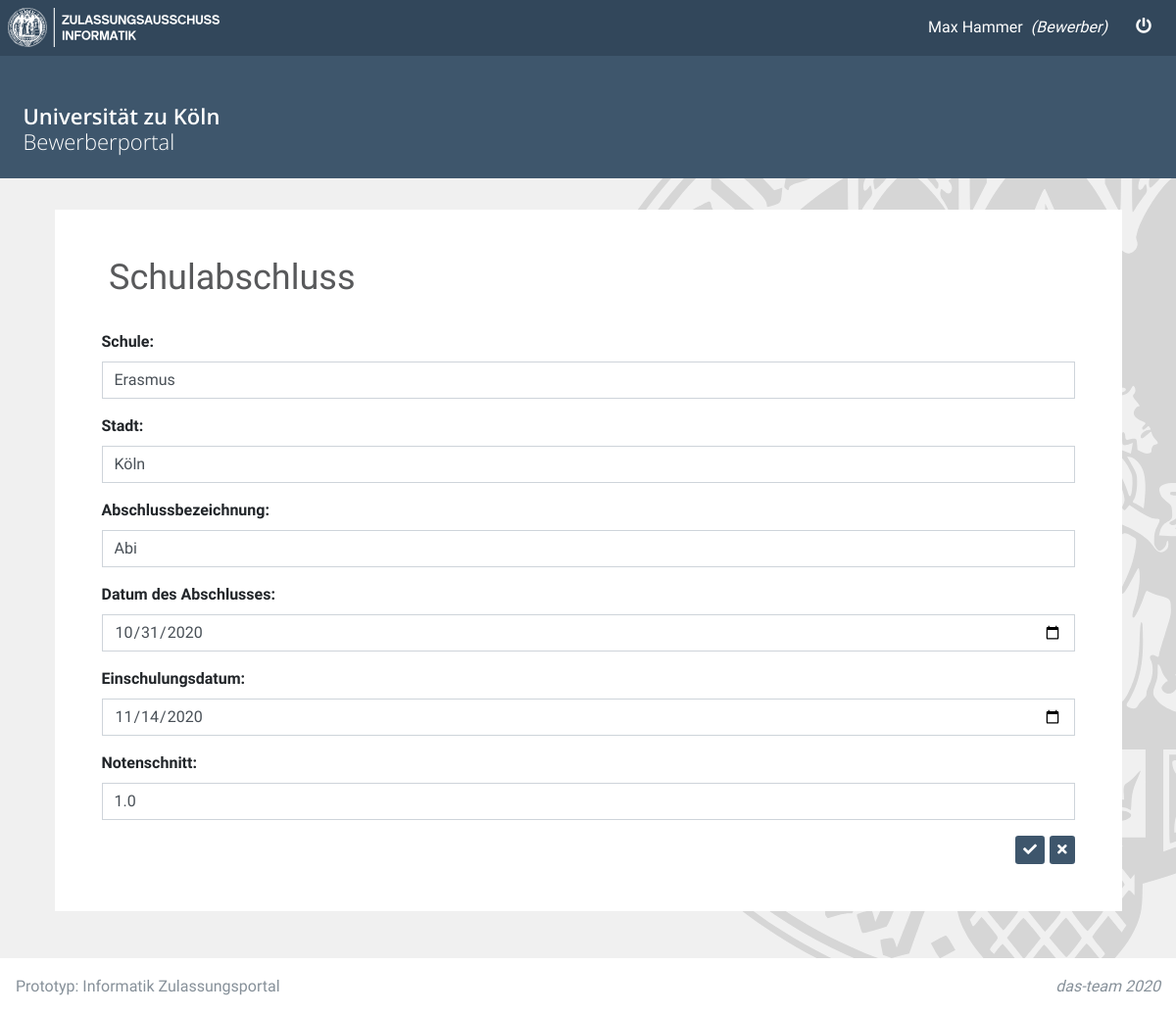
Before: /updateschooldegree/3/ (signed in) with the older database file.
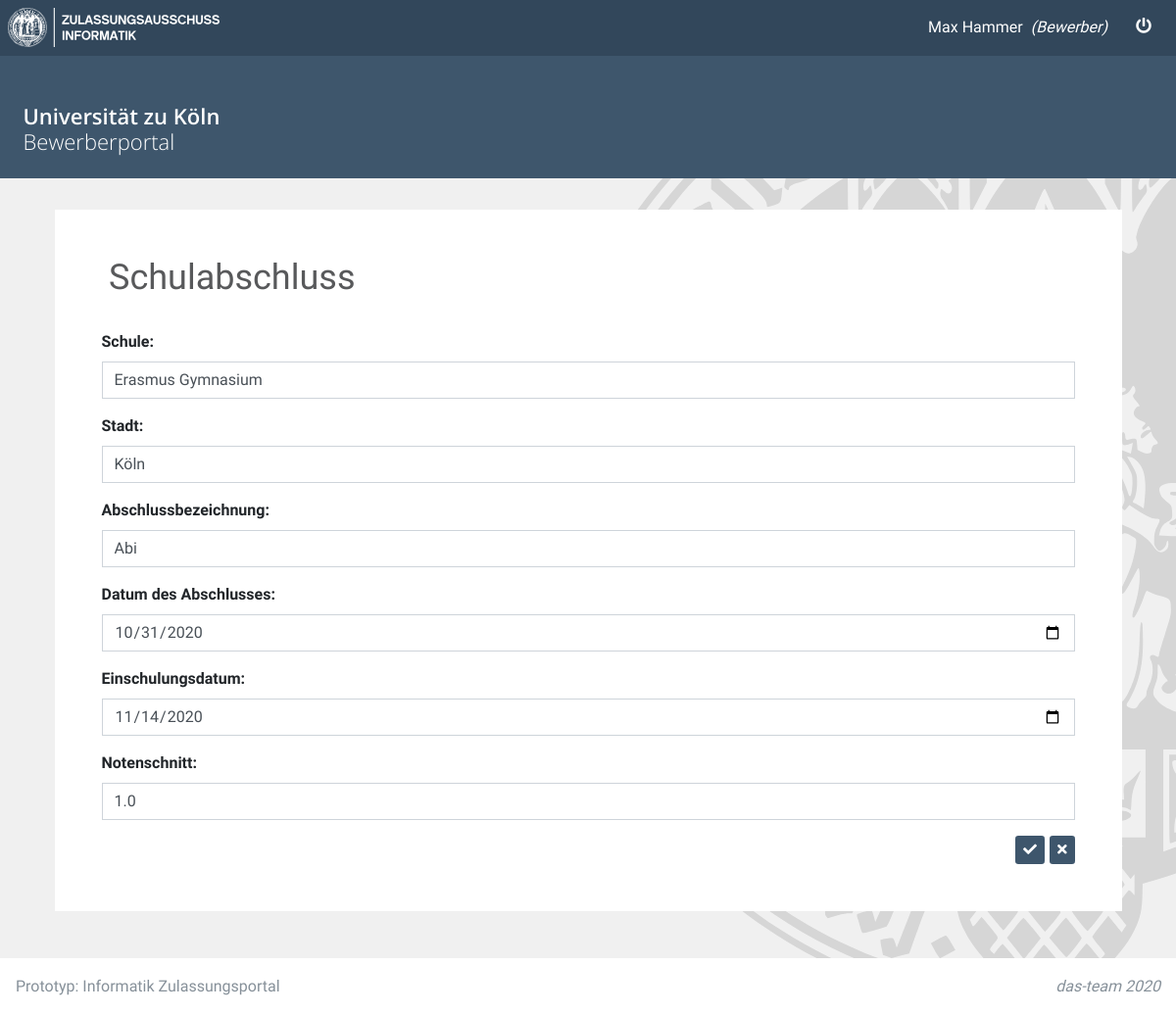
After: the same page with the newer database file.
### admissionspace/models.py (models this page shows, shortened)
class SchoolDegree(models.Model):
    candidate = models.ForeignKey(User, on_delete=models.CASCADE)
    school_name = models.CharField(max_length=128)
    city = models.CharField(max_length=128)
    type_of_degree = models.CharField(max_length=128)
    graduation_date = models.DateField()
    starting_date = models.DateField()
    avg_score = models.DecimalField(max_digits=2, decimal_places=1)

### admissionspace/views/bewerber.py (the view)
# urls.py: path('updateschooldegree/<slug:pk>/', bewerber_views.SchoolDegreeUpdateView.as_view(),
@method_decorator([login_required, bewerber_required], name='dispatch')
class SchoolDegreeUpdateView(UpdateView):
    model = SchoolDegree
    template_name = 'admissionspace/applications/school_degree.html'
    form_class = SchoolDegreeForm
    success_url = reverse_lazy('applicant_index')

### templates/admissionspace/applications/school_degree.html (shortened to what this page needs)
{% extends 'base.html' %}
{% load static %}
{% block content_header %} Bewerberportal {% endblock content_header %}
{% block main_content %}
    <div class="row">
        <div class="col-12">
            <div class="card custom-card">
                <div class="col-12">
                        <h4 class="ilias-header">
                            Schulabschluss
                        </h4>
                    </div>
                <div class="card-body p-0 custom-body-padding">
                   <form method="post">
        {{ form.as_p }}
        <button type="button"
                onclick="javascript:location.href='{% url 'applicant_index' %}'"
                      class="btn btn-sm btn-primary custom-btn-primary float-right"
                     >
                            <i class="fas fa-times"></i>
                        </button>
                        <button
                                type="submit"
                                 style="margin-right: 5px;"
                        class="btn btn-sm btn-primary custom-btn-primary float-right"
                        ><i class="fas fa-check"></i>
                        </button>
                       </form>
                </div>
            </div>
        </div>
    </div>
{% endblock %}

Changed rows visible on the page:
changed SchoolDegree "Köln": school_name "Erasmus" → "Erasmus Gymnasium"
